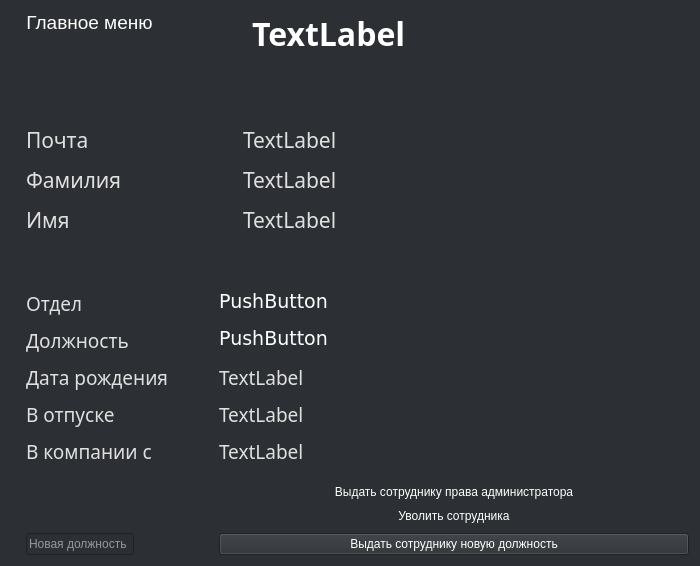
<?xml version="1.0" encoding="UTF-8"?>
<ui version="4.0">
 <class>Dialog</class>
 <widget class="QDialog" name="Dialog">
  <property name="geometry">
   <rect>
    <x>0</x>
    <y>0</y>
    <width>700</width>
    <height>566</height>
   </rect>
  </property>
  <property name="sizePolicy">
   <sizepolicy hsizetype="Expanding" vsizetype="Expanding">
    <horstretch>0</horstretch>
    <verstretch>0</verstretch>
   </sizepolicy>
  </property>
  <property name="minimumSize">
   <size>
    <width>600</width>
    <height>500</height>
   </size>
  </property>
  <property name="maximumSize">
   <size>
    <width>700</width>
    <height>600</height>
   </size>
  </property>
  <property name="windowTitle">
   <string>Dialog</string>
  </property>
  <property name="styleSheet">
   <string notr="true">QWidget {
    background-color: #2C2F33;
    color: #FFFFFF;
}
QLabel#label_3 {
    color: red;
    font-size: 10pt; /* Дополнительно: задаёт размер шрифта */
    font-weight: bold; /* Дополнительно: делает текст жирным */
}

QLabel#profile_id {
    color: #ffffff;
    font-size: 24pt;
    font-weight: bold;
    margin-bottom: 10px;
}
QLabel {
    font-family: &quot;Vardana&quot;;
    color: #e0e0e0;
    font-weight: normal;
}


QPushButton#pwd{
    background-color: #7289DA;
    color: #FFFFFF
    border-radius: 5px
    padding: 10px 20px;       
    font-size: 16px;         
    font-weight: bold;       
}

QPushButton#pwd:hover {
    background-color: #5B6EAE; 
}

QPushButton#pwd:pressed {
    background-color: #4E5E92; 
}
</string>
  </property>
  <layout class="QVBoxLayout" name="verticalLayout_3" stretch="10,0,15">
   <item>
    <layout class="QFormLayout" name="formLayout">
     <property name="horizontalSpacing">
      <number>90</number>
     </property>
     <property name="verticalSpacing">
      <number>10</number>
     </property>
     <property name="leftMargin">
      <number>15</number>
     </property>
     <property name="bottomMargin">
      <number>0</number>
     </property>
     <item row="1" column="0">
      <layout class="QVBoxLayout" name="verticalLayout">
       <item alignment="Qt::AlignHCenter">
        <widget class="QPushButton" name="pushButton">
         <property name="font">
          <font>
           <family>Segoe UI</family>
           <pointsize>14</pointsize>
          </font>
         </property>
         <property name="styleSheet">
          <string notr="true">QPushButton {
    border: none;
    color: white;
}
QPushButton:hover {
    color: darkblue;
}
</string>
         </property>
         <property name="text">
          <string>Главное меню</string>
         </property>
        </widget>
       </item>
      </layout>
     </item>
     <item row="1" column="1">
      <widget class="QLabel" name="profile_id">
       <property name="font">
        <font>
         <family>Vardana</family>
         <pointsize>24</pointsize>
         <bold>true</bold>
        </font>
       </property>
       <property name="text">
        <string>TextLabel</string>
       </property>
      </widget>
     </item>
     <item row="3" column="0">
      <spacer name="verticalSpacer">
       <property name="orientation">
        <enum>Qt::Orientation::Vertical</enum>
       </property>
       <property name="sizeHint" stdset="0">
        <size>
         <width>20</width>
         <height>40</height>
        </size>
       </property>
      </spacer>
     </item>
     <item row="4" column="0">
      <widget class="QLabel" name="email">
       <property name="font">
        <font>
         <family>Vardana</family>
         <pointsize>16</pointsize>
         <bold>false</bold>
        </font>
       </property>
       <property name="text">
        <string>Почта</string>
       </property>
      </widget>
     </item>
     <item row="4" column="1">
      <widget class="QLabel" name="email_value">
       <property name="font">
        <font>
         <family>Vardana</family>
         <pointsize>16</pointsize>
         <bold>false</bold>
        </font>
       </property>
       <property name="text">
        <string>TextLabel</string>
       </property>
      </widget>
     </item>
     <item row="5" column="0">
      <widget class="QLabel" name="surname">
       <property name="font">
        <font>
         <family>Vardana</family>
         <pointsize>16</pointsize>
         <bold>false</bold>
        </font>
       </property>
       <property name="text">
        <string>Фамилия</string>
       </property>
      </widget>
     </item>
     <item row="5" column="1">
      <widget class="QLabel" name="surname_value">
       <property name="font">
        <font>
         <family>Vardana</family>
         <pointsize>16</pointsize>
         <bold>false</bold>
        </font>
       </property>
       <property name="text">
        <string>TextLabel</string>
       </property>
      </widget>
     </item>
     <item row="6" column="0">
      <widget class="QLabel" name="name">
       <property name="font">
        <font>
         <family>Vardana</family>
         <pointsize>16</pointsize>
         <bold>false</bold>
        </font>
       </property>
       <property name="text">
        <string>Имя</string>
       </property>
      </widget>
     </item>
     <item row="6" column="1">
      <widget class="QLabel" name="name_value">
       <property name="font">
        <font>
         <family>Vardana</family>
         <pointsize>16</pointsize>
         <bold>false</bold>
        </font>
       </property>
       <property name="text">
        <string>TextLabel</string>
       </property>
      </widget>
     </item>
     <item row="3" column="1">
      <widget class="QLabel" name="label">
       <property name="text">
        <string/>
       </property>
      </widget>
     </item>
     <item row="2" column="1">
      <widget class="QLabel" name="label_3">
       <property name="enabled">
        <bool>true</bool>
       </property>
       <property name="text">
        <string/>
       </property>
      </widget>
     </item>
    </layout>
   </item>
   <item>
    <spacer name="verticalSpacer_2">
     <property name="orientation">
      <enum>Qt::Orientation::Vertical</enum>
     </property>
     <property name="sizeHint" stdset="0">
      <size>
       <width>20</width>
       <height>40</height>
      </size>
     </property>
    </spacer>
   </item>
   <item>
    <layout class="QFormLayout" name="formLayout_2">
     <property name="horizontalSpacing">
      <number>50</number>
     </property>
     <property name="verticalSpacing">
      <number>10</number>
     </property>
     <property name="leftMargin">
      <number>15</number>
     </property>
     <property name="topMargin">
      <number>30</number>
     </property>
     <property name="bottomMargin">
      <number>0</number>
     </property>
     <item row="0" column="0">
      <widget class="QLabel" name="pos">
       <property name="font">
        <font>
         <family>Vardana</family>
         <pointsize>14</pointsize>
         <bold>false</bold>
        </font>
       </property>
       <property name="text">
        <string>Отдел</string>
       </property>
      </widget>
     </item>
     <item row="0" column="1">
      <widget class="QPushButton" name="button_section">
       <property name="sizePolicy">
        <sizepolicy hsizetype="Fixed" vsizetype="Fixed">
         <horstretch>0</horstretch>
         <verstretch>0</verstretch>
        </sizepolicy>
       </property>
       <property name="font">
        <font>
         <family>Verdana</family>
         <pointsize>14</pointsize>
        </font>
       </property>
       <property name="styleSheet">
        <string notr="true">QPushButton {
    border: none;
    color: white;
}
QPushButton:hover {
    color: darkblue;
}
</string>
       </property>
       <property name="text">
        <string>PushButton</string>
       </property>
      </widget>
     </item>
     <item row="1" column="0">
      <widget class="QLabel" name="label_5">
       <property name="font">
        <font>
         <family>Vardana</family>
         <pointsize>14</pointsize>
         <bold>false</bold>
        </font>
       </property>
       <property name="text">
        <string>Должность</string>
       </property>
      </widget>
     </item>
     <item row="1" column="1">
      <widget class="QPushButton" name="button_position">
       <property name="sizePolicy">
        <sizepolicy hsizetype="Fixed" vsizetype="Fixed">
         <horstretch>0</horstretch>
         <verstretch>0</verstretch>
        </sizepolicy>
       </property>
       <property name="font">
        <font>
         <family>Verdana</family>
         <pointsize>14</pointsize>
        </font>
       </property>
       <property name="mouseTracking">
        <bool>true</bool>
       </property>
       <property name="toolTipDuration">
        <number>0</number>
       </property>
       <property name="styleSheet">
        <string notr="true">QPushButton {
    border: none;
    color: white;
}
QPushButton:hover {
    color: darkblue;
}
</string>
       </property>
       <property name="text">
        <string>PushButton</string>
       </property>
      </widget>
     </item>
     <item row="2" column="0">
      <widget class="QLabel" name="label_6">
       <property name="font">
        <font>
         <family>Vardana</family>
         <pointsize>14</pointsize>
         <bold>false</bold>
        </font>
       </property>
       <property name="text">
        <string>Дата рождения</string>
       </property>
      </widget>
     </item>
     <item row="2" column="1">
      <widget class="QLabel" name="bitrhday_value">
       <property name="font">
        <font>
         <family>Vardana</family>
         <pointsize>14</pointsize>
         <bold>false</bold>
        </font>
       </property>
       <property name="mouseTracking">
        <bool>false</bool>
       </property>
       <property name="text">
        <string>TextLabel</string>
       </property>
      </widget>
     </item>
     <item row="3" column="0">
      <widget class="QLabel" name="label_7">
       <property name="font">
        <font>
         <family>Vardana</family>
         <pointsize>14</pointsize>
         <bold>false</bold>
        </font>
       </property>
       <property name="text">
        <string>В отпуске</string>
       </property>
      </widget>
     </item>
     <item row="3" column="1">
      <widget class="QLabel" name="label_2">
       <property name="font">
        <font>
         <family>Vardana</family>
         <pointsize>14</pointsize>
         <bold>false</bold>
        </font>
       </property>
       <property name="text">
        <string>TextLabel</string>
       </property>
      </widget>
     </item>
     <item row="4" column="0">
      <widget class="QLabel" name="label_9">
       <property name="font">
        <font>
         <family>Vardana</family>
         <pointsize>14</pointsize>
         <bold>false</bold>
        </font>
       </property>
       <property name="text">
        <string>В компании с</string>
       </property>
      </widget>
     </item>
     <item row="4" column="1">
      <widget class="QLabel" name="joined_at_value">
       <property name="font">
        <font>
         <family>Vardana</family>
         <pointsize>14</pointsize>
         <bold>false</bold>
        </font>
       </property>
       <property name="text">
        <string>TextLabel</string>
       </property>
      </widget>
     </item>
     <item row="5" column="1">
      <spacer name="verticalSpacer_3">
       <property name="orientation">
        <enum>Qt::Orientation::Vertical</enum>
       </property>
       <property name="sizeHint" stdset="0">
        <size>
         <width>20</width>
         <height>40</height>
        </size>
       </property>
      </spacer>
     </item>
     <item row="6" column="1">
      <widget class="QPushButton" name="pushButton_3">
       <property name="enabled">
        <bool>true</bool>
       </property>
       <property name="styleSheet">
        <string notr="true">QPushButton {
    border: none;
    color: white;
}
QPushButton:hover {
    color: green;
}</string>
       </property>
       <property name="text">
        <string>Выдать сотруднику права администратора</string>
       </property>
      </widget>
     </item>
     <item row="7" column="1">
      <widget class="QPushButton" name="pushButton_2">
       <property name="styleSheet">
        <string notr="true">QPushButton {
    border: none;
    color: white;
}
QPushButton:hover {
    color: red;
}</string>
       </property>
       <property name="text">
        <string>Уволить сотрудника</string>
       </property>
      </widget>
     </item>
     <item row="8" column="0">
      <widget class="QLineEdit" name="lineEdit">
       <property name="placeholderText">
        <string>Новая должность</string>
       </property>
      </widget>
     </item>
     <item row="8" column="1">
      <widget class="QPushButton" name="pushButton_4">
       <property name="text">
        <string>Выдать сотруднику новую должность</string>
       </property>
      </widget>
     </item>
     <item row="7" column="0">
      <widget class="QLabel" name="error_label">
       <property name="styleSheet">
        <string notr="true">color:red</string>
       </property>
       <property name="text">
        <string/>
       </property>
      </widget>
     </item>
    </layout>
   </item>
  </layout>
 </widget>
 <resources/>
 <connections/>
</ui>
